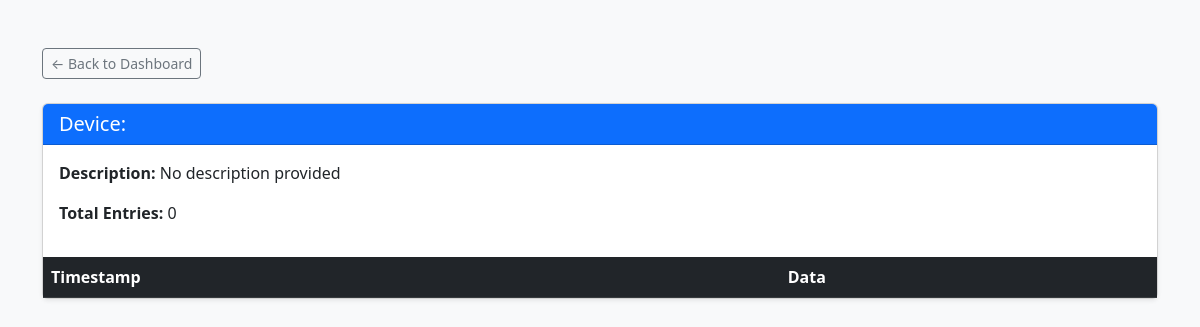
Page /device/sensor_002 on the earlier database version.
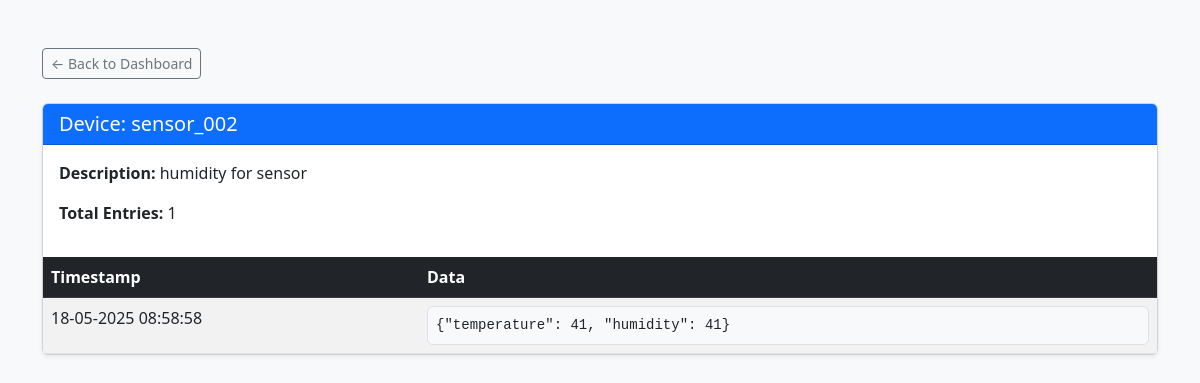
Same page on the later database version.
### main.py (models this page shows)
class Device(db.Model):
    device_id = db.Column(db.String(50), unique=True, nullable=False, primary_key=True)
    description = db.Column(db.String(200), nullable=True)
    sensordatas = db.relationship('SensorData', back_populates="device")

class SensorData(db.Model):
    id = db.Column(db.Integer, primary_key=True)
    device_id = db.Column(db.ForeignKey('device.device_id'), nullable=False)
    data = db.Column(db.Text, nullable=False)
    timestamp = db.Column(db.DateTime, nullable=False, default=datetime.utcnow)
    device = db.relationship('Device', back_populates="sensordatas")

### main.py (the view)
@app.route('/device/<device_id>')
def device(device_id):
    device = Device.query.filter_by(device_id=device_id).join(SensorData).order_by(SensorData.timestamp).first()
    print(device)
    return render_template('device.html', device=device, parse_time=parse_time)

### main.py (called while the page is built)
def parse_time(time):
    return time.strftime('%d-%m-%Y %H:%M:%S')

### templates/device.html (shortened to what this page needs)
<!DOCTYPE html>
<html lang="en">
<head>
    <link href="https://cdn.jsdelivr.net/npm/bootstrap@5.3.0/dist/css/bootstrap.min.css" rel="stylesheet">
</head>
<body class="bg-light">
    <div class="container py-5">
        <a href="{{ url_for('test') }}" class="btn btn-sm btn-outline-secondary mb-4">← Back to Dashboard</a>
        <div class="card shadow-sm">
            <div class="card-header bg-primary text-white">
                <h5 class="mb-0">Device: {{ device.device_id }}</h5>
            </div>
            <div class="card-body">
                <p><strong>Description:</strong> {{ device.description or 'No description provided' }}</p>
                <p><strong>Total Entries:</strong> {{ device.sensordatas | length }}</p>
            </div>
            <div class="table-responsive">
                <table class="table table-striped table-hover mb-0">
                    <thead class="table-dark">
                        <tr>
                            <th scope="col">Timestamp</th>
                            <th scope="col">Data</th>
                        </tr>
                    </thead>
                    <tbody>
                    {% for sensordata in device.sensordatas %}
                        <tr>
                            <td>{{ parse_time(sensordata.timestamp) }}</td>
                            <td>
                                <pre class="m-0 bg-light border rounded p-2">{{ sensordata.data }}</pre>
                            </td>
                        </tr>
                    {% endfor %}
                    </tbody>
                </table>
            </div>
        </div>
    </div>
</body>
</html>

Differences in the rows shown:
now on this page (row unchanged): Device: device_id "sensor_002", description "humidity for sensor"
added SensorData: timestamp "18-05-2025 08:58:58", data "{\"temperature\": 41, \"humidity\": 41}"
Other differences:
{{ device.sensordatas | length }}: "0" → "1"
{{ device.description or 'No description provided' }}: "No description provided" → (not shown)
